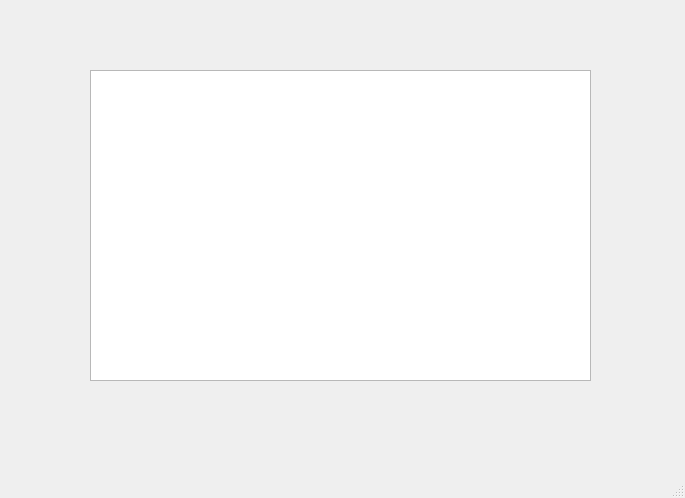
<?xml version="1.0" encoding="UTF-8"?>
<ui version="4.0">
 <class>MainWindow</class>
 <widget class="QMainWindow" name="MainWindow">
  <property name="geometry">
   <rect>
    <x>0</x>
    <y>0</y>
    <width>685</width>
    <height>498</height>
   </rect>
  </property>
  <property name="windowTitle">
   <string>MainWindow</string>
  </property>
  <widget class="QWidget" name="centralwidget">
   <widget class="QTableWidget" name="tableWidget">
    <property name="geometry">
     <rect>
      <x>90</x>
      <y>70</y>
      <width>501</width>
      <height>311</height>
     </rect>
    </property>
   </widget>
  </widget>
  <widget class="QMenuBar" name="menubar">
   <property name="geometry">
    <rect>
     <x>0</x>
     <y>0</y>
     <width>685</width>
     <height>21</height>
    </rect>
   </property>
  </widget>
  <widget class="QStatusBar" name="statusbar"/>
 </widget>
 <resources/>
 <connections/>
</ui>
